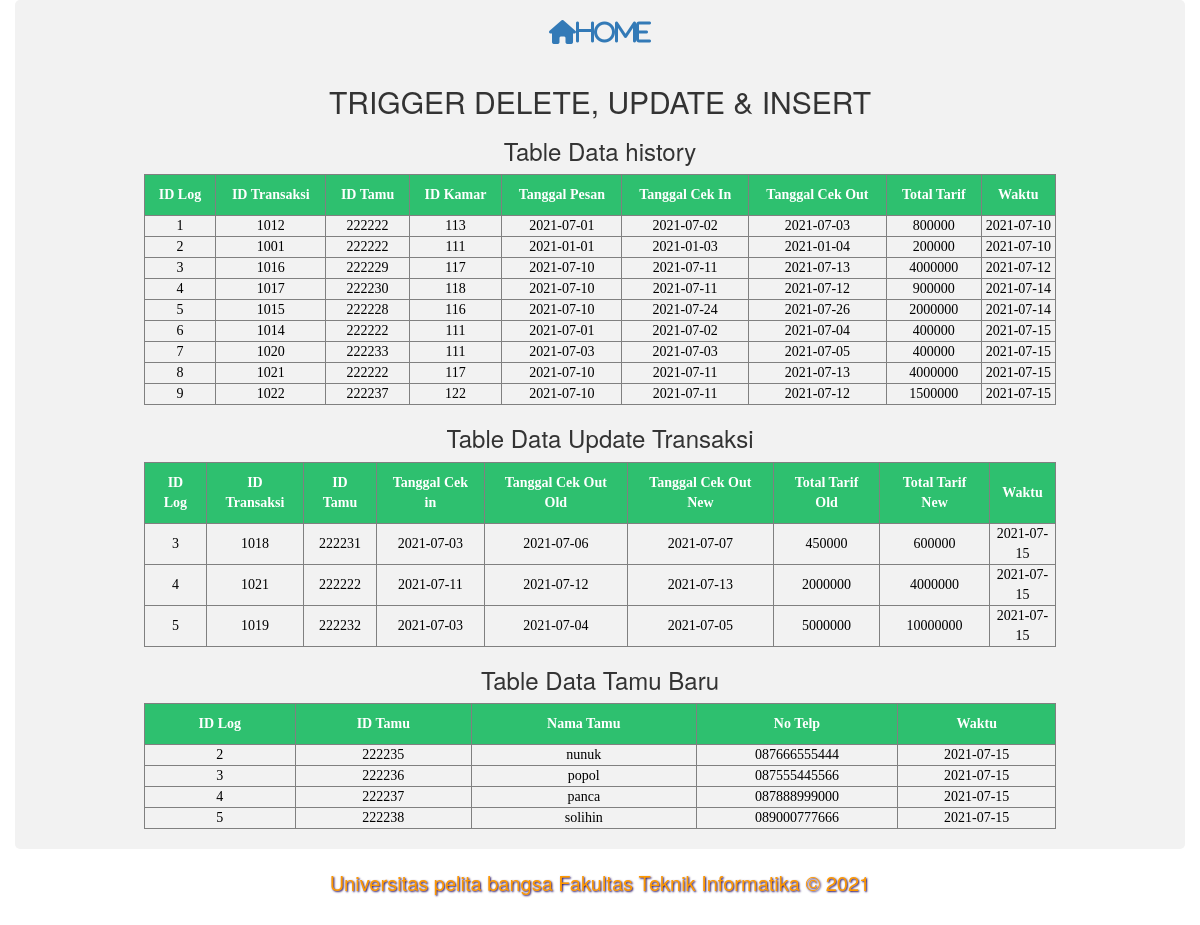
Page /log_transaksi.php (signed in) on the committed database.
### tables this page shows
CREATE TABLE `log_delete_transaksi` (
  `id_log` int(6) NOT NULL,
  `id_transaksi` int(10) DEFAULT NULL,
  `id_tamu` int(10) DEFAULT NULL,
  `id_kamar` int(10) DEFAULT NULL,
  `tgl_pesan` date DEFAULT NULL,
  `tgl_cekin` date DEFAULT NULL,
  `tgl_cekout` date DEFAULT NULL,
  `total_tarif` int(12) DEFAULT NULL,
  `waktu` date DEFAULT NULL
);

CREATE TABLE `log_update_transaksi` (
  `id_log` int(6) NOT NULL,
  `id_transaksi` int(12) NOT NULL,
  `id_tamu` int(12) NOT NULL,
  `tgl_cekin` date NOT NULL,
  `tgl_cekout_old` date NOT NULL,
  `tgl_cekout_new` date NOT NULL,
  `total_tarif_old` int(11) NOT NULL,
  `total_tarif_new` int(12) NOT NULL,
  `waktu` date NOT NULL
);

CREATE TABLE `log_insert_tamu` (
  `id_log` int(6) NOT NULL,
  `id_tamu` int(12) NOT NULL,
  `nama_tamu` varchar(200) NOT NULL,
  `no_telp` varchar(13) NOT NULL,
  `waktu` date NOT NULL
);

### log_transaksi.php (the view, shortened to what this page needs)
<?php include('template/header.php');?>
<a class="fa fa-home" style="font-size: 24px;" href="index.php">Home</a>
    <br/><br/>
<h2> TRIGGER DELETE, UPDATE & INSERT </h2>
    <h3>Table Data history</h3>
<table width='50%' border="1">
    <thead>
        <tr>
            <th>ID Log</th>
            <th>ID Transaksi</th>
            <th>ID Tamu</th>
            <th>ID Kamar</th>
            <th>Tanggal Pesan</th>
            <th>Tanggal Cek In</th>
            <th>Tanggal Cek Out</th>
            <th>Total Tarif</th>
            <th>Waktu</th>
        </tr>
    </thead>
    <?php
        include("db/config.php");
        $sql = 'SELECT * FROM  log_delete_transaksi';
        $query = mysqli_query($conn, $sql);
        while ($row = mysqli_fetch_array($query))
        {
            ?>
    <tbody>
        <tr>
        <td><?php echo $row['id_log']?></td>
        <td><?php echo $row['id_transaksi']?></td>
            <td><?php echo $row['id_tamu']?></td>
            <td><?php echo $row['id_kamar']?></td>
            <td><?php echo $row['tgl_pesan']?></td>
            <td><?php echo $row['tgl_cekin']?></td>
            <td><?php echo $row['tgl_cekout']?></td>
            <td><?php echo $row['total_tarif']?></td>
            <td><?php echo $row['waktu']?></td>
        </tr>
    </tbody>
    <?php
        }
        ?>
</table>
<h3>Table Data Update Transaksi</h3>
<table width='50%' border="1">
    <thead>
        <tr>
            <th>ID Log</th>
            <th>ID Transaksi</th>
            <th>ID Tamu</th>
            <th>Tanggal Cek in</th>
            <th>Tanggal Cek Out Old</th>
            <th>Tanggal Cek Out New</th>
            <th>Total Tarif Old</th>
            <th>Total Tarif New</th>
            <th>Waktu</th>
        </tr>
    </thead>
    <?php
        include("db/config.php");
        $sql = 'SELECT * FROM  log_update_transaksi';
        $query = mysqli_query($conn, $sql);
        while ($row = mysqli_fetch_array($query))
        {
            ?>
    <tbody>
        <tr>
        <td><?php echo $row['id_log']?></td>
        <td><?php echo $row['id_transaksi']?></td>
            <td><?php echo $row['id_tamu']?></td>
            <td><?php echo $row['tgl_cekin']?></td>
            <td><?php echo $row['tgl_cekout_old']?></td>
            <td><?php echo $row['tgl_cekout_new']?></td>
            <td><?php echo $row['total_tarif_old']?></td>
            <td><?php echo $row['total_tarif_new']?></td>
            <td><?php echo $row['waktu']?></td>
        </tr>
    </tbody>
    <?php
        }
        ?>
</table>
<h3>Table Data Tamu Baru</h3>
<table width='50%' border="1">
    <thead>
        <tr>
            <th>ID Log</th>
            <th>ID Tamu</th>
            <th>Nama Tamu</th>
            <th>No Telp</th>
            <th>Waktu</th>
        </tr>
    </thead>
    <?php
        include("db/config.php");
        $sql = 'SELECT * FROM  log_insert_tamu';
        $query = mysqli_query($conn, $sql);
        while ($row = mysqli_fetch_array($query))
        {
            ?>
    <tbody>
        <tr>
        <td><?php echo $row['id_log']?></td>
            <td><?php echo $row['id_tamu']?></td>
            <td><?php echo $row['nama_tamu']?></td>
            <td><?php echo $row['no_telp']?></td>
            <td><?php echo $row['waktu']?></td>
        </tr>
    </tbody>
    <?php
        }
        ?>
</table>
<?php include('template/footer.php');?>

### assets/css/style.css (style rules this page uses)
table { font-family: Lucida Sans Unicode; border-collapse: collapse; color: #000000; position: relative; text-align: center; margin: auto; width: 80%; }
table th { background: #2ec06f; color: #ffffff; font-weight: bold; font-size: 14px; padding: 10px; }
table th, td { text-align: center; margin: auto; }

### rows in the picture
log_delete_transaksi: id_log "1", id_transaksi "1012", id_tamu "222222", id_kamar "113", tgl_pesan "2021-07-01", tgl_cekin "2021-07-02", tgl_cekout "2021-07-03", total_tarif "800000", waktu "2021-07-10"
log_delete_transaksi: id_log "2", id_transaksi "1001", id_tamu "222222", id_kamar "111", tgl_pesan "2021-01-01", tgl_cekin "2021-01-03", tgl_cekout "2021-01-04", total_tarif "200000", waktu "2021-07-10"
log_delete_transaksi: id_log "3", id_transaksi "1016", id_tamu "222229", id_kamar "117", tgl_pesan "2021-07-10", tgl_cekin "2021-07-11", tgl_cekout "2021-07-13", total_tarif "4000000", waktu "2021-07-12"
log_delete_transaksi: id_log "4", id_transaksi "1017", id_tamu "222230", id_kamar "118", tgl_pesan "2021-07-10", tgl_cekin "2021-07-11", tgl_cekout "2021-07-12", total_tarif "900000", waktu "2021-07-14"
log_delete_transaksi: id_log "5", id_transaksi "1015", id_tamu "222228", id_kamar "116", tgl_pesan "2021-07-10", tgl_cekin "2021-07-24", tgl_cekout "2021-07-26", total_tarif "2000000", waktu "2021-07-14"
log_delete_transaksi: id_log "6", id_transaksi "1014", id_tamu "222222", id_kamar "111", tgl_pesan "2021-07-01", tgl_cekin "2021-07-02", tgl_cekout "2021-07-04", total_tarif "400000", waktu "2021-07-15"
log_delete_transaksi: id_log "7", id_transaksi "1020", id_tamu "222233", id_kamar "111", tgl_pesan "2021-07-03", tgl_cekin "2021-07-03", tgl_cekout "2021-07-05", total_tarif "400000", waktu "2021-07-15"
log_delete_transaksi: id_log "8", id_transaksi "1021", id_tamu "222222", id_kamar "117", tgl_pesan "2021-07-10", tgl_cekin "2021-07-11", tgl_cekout "2021-07-13", total_tarif "4000000", waktu "2021-07-15"
log_delete_transaksi: id_log "9", id_transaksi "1022", id_tamu "222237", id_kamar "122", tgl_pesan "2021-07-10", tgl_cekin "2021-07-11", tgl_cekout "2021-07-12", total_tarif "1500000", waktu "2021-07-15"
log_update_transaksi: id_log "3", id_transaksi "1018", id_tamu "222231", tgl_cekin "2021-07-03", tgl_cekout_old "2021-07-06", tgl_cekout_new "2021-07-07", total_tarif_old "450000", total_tarif_new "600000", waktu "2021-07-15"
log_update_transaksi: id_log "4", id_transaksi "1021", id_tamu "222222", tgl_cekin "2021-07-11", tgl_cekout_old "2021-07-12", tgl_cekout_new "2021-07-13", total_tarif_old "2000000", total_tarif_new "4000000", waktu "2021-07-15"
log_update_transaksi: id_log "5", id_transaksi "1019", id_tamu "222232", tgl_cekin "2021-07-03", tgl_cekout_old "2021-07-04", tgl_cekout_new "2021-07-05", total_tarif_old "5000000", total_tarif_new "10000000", waktu "2021-07-15"
log_insert_tamu: id_log "2", id_tamu "222235", nama_tamu "nunuk", no_telp "087666555444", waktu "2021-07-15"
log_insert_tamu: id_log "3", id_tamu "222236", nama_tamu "popol", no_telp "087555445566", waktu "2021-07-15"
log_insert_tamu: id_log "4", id_tamu "222237", nama_tamu "panca", no_telp "087888999000", waktu "2021-07-15"
log_insert_tamu: id_log "5", id_tamu "222238", nama_tamu "solihin", no_telp "089000777666", waktu "2021-07-15"
